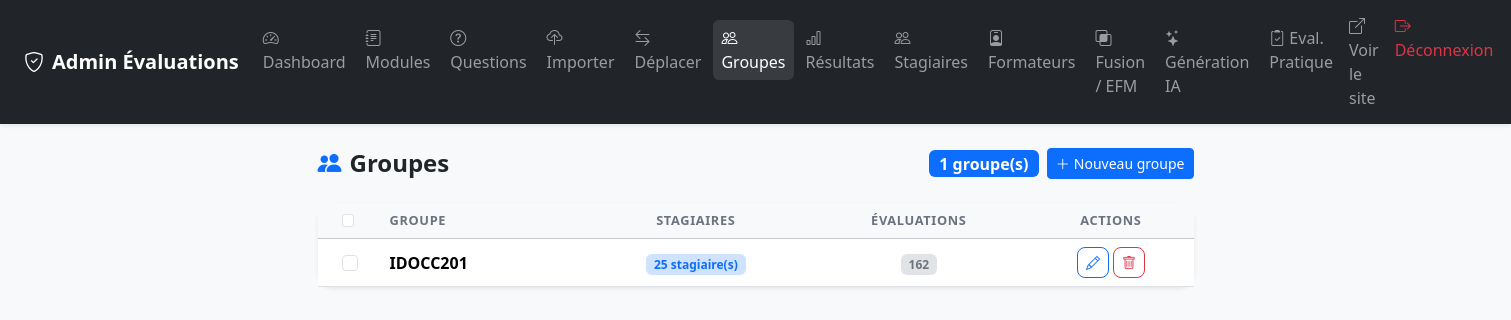
Page /admin/groupes.php (signed in) on the committed database.
### tables this page shows
CREATE TABLE `groupes` (
  `id` int NOT NULL AUTO_INCREMENT,
  `nom` varchar(100) NOT NULL,
  `created_at` timestamp NULL DEFAULT CURRENT_TIMESTAMP,
  PRIMARY KEY (`id`)
);

### includes/functions.php (called while the page is built, shortened)
<?php
function sanitize(string $str): string {
    return htmlspecialchars(trim($str), ENT_QUOTES, 'UTF-8');
}

### admin/groupes.php (the view, shortened to what this page needs)
<?php
require_once __DIR__ . '/../includes/functions.php';
$pdo = getDB();
$groupes = $pdo->query("
    SELECT g.*,
           COUNT(DISTINCT s.id)  AS nb_stagiaires,
           COUNT(DISTINCT se.id) AS nb_sessions
    FROM groupes g
    LEFT JOIN stagiaires s  ON s.groupe_id  = g.id
    LEFT JOIN sessions_eval se ON se.groupe_id = g.id
    GROUP BY g.id
    ORDER BY g.nom
")->fetchAll();
?>
<!DOCTYPE html>
<html lang="fr">
<head>
    <link href="https://cdn.jsdelivr.net/npm/bootstrap@5.3.2/dist/css/bootstrap.min.css" rel="stylesheet">
    <link href="https://cdn.jsdelivr.net/npm/bootstrap-icons@1.11.3/font/bootstrap-icons.min.css" rel="stylesheet">
    <link href="../assets/css/style.css" rel="stylesheet">
</head>
<body class="bg-light">
<?php include __DIR__ . '/partials/navbar.php'; ?>
<div class="container py-4" style="max-width:900px">
    <div class="d-flex align-items-center justify-content-between mb-4">
        <h2 class="h4 fw-bold mb-0">
            <i class="bi bi-people-fill me-2 text-primary"></i>Groupes
        </h2>
        <div class="d-flex gap-2 align-items-center">
            <span class="badge bg-primary fs-6"><?= count($groupes) ?> groupe(s)</span>
            <button class="btn btn-primary btn-sm" data-bs-toggle="modal" data-bs-target="#modalAjout">
                <i class="bi bi-plus-lg me-1"></i>Nouveau groupe
            </button>
        </div>
    </div>
    <div class="card border-0 shadow-sm rounded-4">
        <div class="table-responsive">
            <table class="table table-hover align-middle mb-0">
                <thead class="table-light">
                    <tr>
                        <th class="ps-4" style="width: 40px;">
                            <input type="checkbox" class="form-check-input" id="selectAll" onchange="toggleSelectAll()">
                        </th>
                        <th class="ps-4">Groupe</th>
                        <th class="text-center">Stagiaires</th>
                        <th class="text-center">Évaluations</th>
                        <th class="text-center">Actions</th>
                    </tr>
                </thead>
                <tbody>
                <?php foreach ($groupes as $g): ?>
                    <tr>
                        <td class="ps-4">
                            <input type="checkbox" class="form-check-input groupe-checkbox" value="<?= $g['id'] ?>" onchange="updateBulkActionBar()">
                        </td>
                        <td class="ps-4 fw-semibold"><?= sanitize($g['nom']) ?></td>
                        <td class="text-center">
                            <?php if ($g['nb_stagiaires'] > 0): ?>
                                <a href="stagiaires.php?groupe_id=<?= $g['id'] ?>"
                                   class="badge bg-primary-subtle text-primary text-decoration-none">
                                    <?= $g['nb_stagiaires'] ?> stagiaire(s)
                                </a>
                            <?php else: ?>
                                <span class="text-muted">—</span>
                            <?php endif; ?>
                        </td>
                        <td class="text-center">
                            <span class="badge bg-secondary-subtle text-secondary"><?= $g['nb_sessions'] ?></span>
                        </td>
                        <td class="text-center">
                            <div class="d-flex gap-1 justify-content-center">
                                <button class="btn btn-sm btn-outline-primary rounded-3 btn-modifier"
                                        data-id="<?= $g['id'] ?>"
                                        data-nom="<?= sanitize($g['nom']) ?>"
                                        title="Modifier">
                                    <i class="bi bi-pencil"></i>
                                </button>
                                <button class="btn btn-sm btn-outline-danger rounded-3 btn-supprimer"
                                        data-id="<?= $g['id'] ?>"
                                        data-nom="<?= sanitize($g['nom']) ?>"
                                        data-nb="<?= $g['nb_stagiaires'] ?>"
                                        title="Supprimer">
                                    <i class="bi bi-trash"></i>
                                </button>
                            </div>
                        </td>
                    </tr>
                <?php endforeach; ?>
                </tbody>
            </table>
        </div>
    </div>
</div>
</body>
</html>

### assets/css/style.css (style rules this page uses)
:root { --primary: #4f46e5; --primary-dk: #3730a3; --success: #16a34a; --danger: #dc2626; --warning: #d97706; --radius: 12px; }
body { font-family: 'Segoe UI', system-ui, -apple-system, sans-serif; }
.card { transition: box-shadow 0.2s; }
.table th { font-size: 0.8rem; text-transform: uppercase; letter-spacing: 0.05em; color: #6b7280; font-weight: 600; }

### rows in the picture
groupes: nom "IDOCC201", nb_stagiaires "25", nb_sessions "162"

### other values in the picture
count($groupes) "1"
